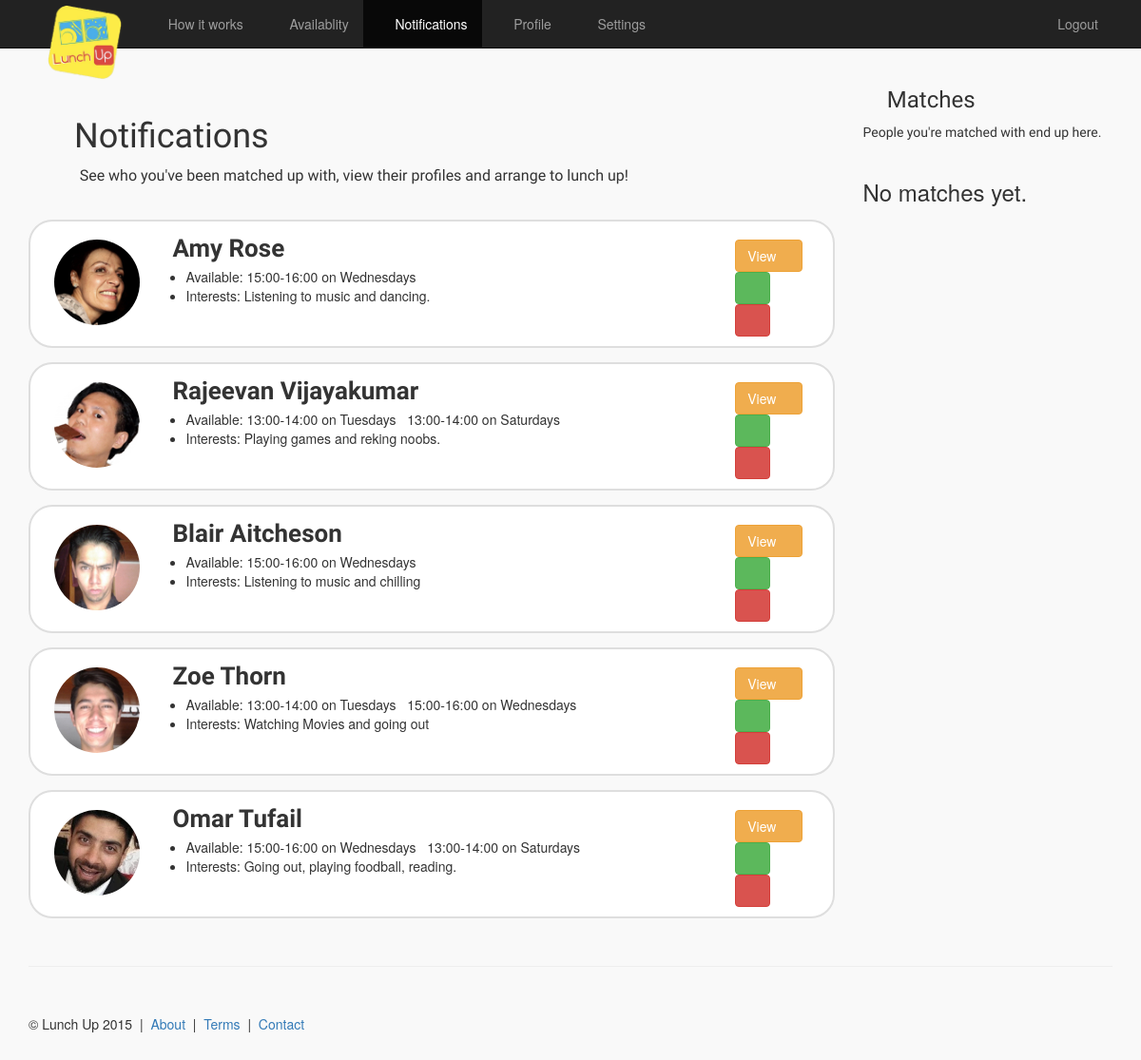
The app's page /notifications/ (signed in) with its own data.
### main/models.py (models this page shows)
class Notification(models.Model):
    userOne = models.ForeignKey(UserProfile, related_name='userone')
    userTwo = models.ForeignKey(UserProfile, related_name='usertwo')
    acceptedOne = models.BooleanField(default=False)
    acceptedTwo = models.BooleanField(default=False)
    available = models.ManyToManyField(TimeInterval)

class UserProfile(models.Model):
    user = models.OneToOneField(User)
    fullName = models.CharField(max_length=64)
    publicEmail = models.EmailField()
    availability = models.ManyToManyField(TimeInterval)
    interests = models.CharField(max_length=250)
    university = models.ForeignKey(University, blank=True, null=True)
    about = models.TextField(max_length=6000)
    picture = models.ImageField(upload_to='profile_images', blank=True)

class TimeInterval(models.Model):
    time = models.PositiveSmallIntegerField()
    day = models.CharField(max_length=10)

### main/views.py (the view)
# urls.py: url(r'^notifications/$', views.notifications, name='notifications'),
@login_required
def notifications(request):
    context_dict = {}
    try:
        context_dict['userprofile'] = UserProfile.objects.get(user=request.user)
        context_dict['notifications'] = \
            Notification.objects.filter((Q(userOne=context_dict['userprofile']) & Q(acceptedOne=False)) | (Q(userTwo=context_dict['userprofile']) & Q(acceptedTwo=False)))
        context_dict['matches'] = \
            Notification.objects.filter((Q(acceptedOne=True) & Q(acceptedTwo=True)) & (Q(userOne=context_dict['userprofile']) | Q(userTwo=context_dict['userprofile'])))
    except:
        pass
    return render(request, 'main/notifications.html', context_dict)

### templates/main/notifications.html (shortened to what this page needs)
{% extends 'base.html' %}
{% load staticfiles %}
{% block body_block %}
      <div class="row row-offcanvas row-offcanvas-right">
        <div class="col-xs-12 col-sm-9">
          <div class="jumbotron_two">
            <h1><span class="glyphicon glyphicon-exclamation-sign" aria-hidden="true"></span> <span class="font_styled">Notifications</span></h1>
            <p style="font-size:16px;" class="font_styled">&nbsp;&nbsp;&nbsp;&nbsp;&nbsp;&nbsp;&nbsp;&nbsp;&nbsp;&nbsp;&nbsp;See who you've been matched up with, view their profiles and arrange to lunch up!</p>
          </div>
          <div class="row" style="padding:15px;">
          {% if notifications %}
            {% for notif in notifications %}
                {% if notif.userOne == userprofile %}
                  <div class="col-md-12" style="border: 2px solid; border-radius: 25px; border-color: #dedede; margin-bottom:15px; padding:10px; background-color:#ffffff;">
                    <div class="col-md-1" style="margin:9px 30px 0 0;">
                        {% if notif.userTwo.picture %}
                            <img src="{{ notif.userTwo.picture.url }}" width="90" class="img-circle" />
                        {% else %}
                            <img src="{% static 'images/profile.jpg' %}" width="90" class="img-circle" />
                        {% endif %}
                    </div>
                    <div class="col-md-9">
                      <span style="font-size:26px; font-weight:bold;" class="font_styled">&nbsp;&nbsp;&nbsp;&nbsp;{{ notif.userTwo.fullName }}</span><br />
                      <ul><li>Available:
                          {% for timeint in notif.available.all %}
                            {{ timeint.time }}:00-{{ timeint.time|add:1 }}:00 on {{ timeint.day }}s&nbsp;&nbsp;
                          {% endfor %}
                      </li><li>Interests: {{ notif.userTwo.interests }}</li></ul>
                    </div>
                    <div class="col-md-1" style="margin:9px 30px 0 0;">
                      <a href="/profile/{{ notif.userTwo.user.id }}"><button type="button" class="btn btn-warning">View <span class="glyphicon glyphicon-chevron-right" aria-hidden="true"></span></button></a>
                      <button id="{{ notif.id }}y" type="button" class="btn btn-success"><span class="glyphicon glyphicon-ok" aria-hidden="true"></span></button>
                      <button id="{{ notif.id }}n" type="button" class="btn btn-danger"><span class="glyphicon glyphicon-remove" aria-hidden="true"></span></button>
                    </div>
                  </div>
                {% else %}
                  <div class="col-md-12" style="border: 2px solid; border-radius: 25px; border-color: #dedede; margin-bottom:15px; padding:10px; background-color:#ffffff;">
                    <div class="col-md-1" style="margin:9px 30px 0 0;">
                        {% if notif.userOne.picture %}
                            <img src="{{ notif.userOne.picture.url }}" width="90" class="img-circle" />
                        {% else %}
                            <img src="{% static 'images/profile.jpg' %}" width="90" class="img-circle" />
                        {% endif %}
                    </div>
                    <div class="col-md-9">
                      <span style="font-size:26px; font-weight:bold;" class="font_styled">&nbsp;&nbsp;&nbsp;&nbsp;{{ notif.userOne.fullName }}</span><br />
                      <ul><li>Available:
                          {% for timeint in notif.available.all %}
                            {{ timeint.time }}:00-{{ timeint.time|add:1 }}:00 on {{ timeint.day }}s&nbsp;&nbsp;
                          {% endfor %}
                      </li><li>Interests: {{ notif.userOne.interests }}</li></ul>
                    </div>
                    <div class="col-md-1" style="margin:9px 30px 0 0;">
                      <a href="/profile/{{ notif.userOne.user.id }}"><button type="button" class="btn btn-warning">View <span class="glyphicon glyphicon-chevron-right" aria-hidden="true"></span></button></a>
                      <button id="{{ notif.id }}y" type="button" class="btn btn-success"><span class="glyphicon glyphicon-ok" aria-hidden="true"></span></button>
                      <button id="{{ notif.id }}n" type="button" class="btn btn-danger"><span class="glyphicon glyphicon-remove" aria-hidden="true"></span></button>
                    </div>
                  </div>
                {% endif %}
            {% endfor %}
          {% else %}
          <h3>No notifications yet.</h3>
          {% endif %}
          </div>
        </div>
        <div class="col-xs-6 col-sm-3 sidebar-offcanvas" id="sidebar">
          <h3><span class="glyphicon glyphicon-comment" aria-hidden="true"></span> <span class="font_styled">Matches</span></h3><span class="font_styled">People you're matched with end up here.</span><br /><br />
          <div class="list-group">
          {% if matches %}
              {% for match in matches %}
                <span href="#" class="list-group-item" style="padding:15px;">
                {% if match.userOne.id == userprofile.id %}
                    {% if match.userTwo.picture %}
                        <img src="{{ match.userTwo.picture.url }}" width="90" class="img-circle" />
                    {% else %}
                        <img src="{% static 'images/profile.jpg' %}" width="90" class="img-circle" />
                    {% endif %}
                {% else %}
                    {% if match.userOne.picture %}
                        <img src="{{ match.userOne.picture.url }}" width="90" class="img-circle" />
                    {% else %}
                        <img src="{% static 'images/profile.jpg' %}" width="90" class="img-circle" />
                    {% endif %}
                {% endif %}
                {% for timeint in match.available.all %}
                    {{ timeint.time }}:00-{{ timeint.time|add:1 }}:00 on {{ timeint.day }}s&nbsp;&nbsp;
                {% endfor %}<br />&mdash;
                {% if match.userOne.id == userprofile.id %}
                    <a href="/profile/{{ match.userTwo.user.id }}">{{ match.userTwo.fullName }}</a>
                {% else %}
                    <a href="/profile/{{ match.userOne.user.id }}">{{ match.userOne.fullName }}</a>
                {% endif %}
                <button id="{{ match.id }}n" type="button" class="btn btn-danger btn-xs"><span class="glyphicon glyphicon-remove" aria-hidden="true"></span></button>
                </span>
              {% endfor %}
          {% else %}
            <h3>No matches yet.</h3>
          {% endif %}
          </div>
        </div>
      </div>
      <hr>
{% endblock %}

### templates/base.html (shortened to what this page needs)
<!DOCTYPE html>
<html lang="en">
  <head>
    {% load static %}
    <link href="http://getbootstrap.com/dist/css/bootstrap.min.css" rel="stylesheet">
    <link href="http://getbootstrap.com/examples/dashboard/dashboard.css" rel="stylesheet">
    <link href="http://vitalets.github.io/x-editable/assets/x-editable/bootstrap3-editable/css/bootstrap-editable.css" rel="stylesheet">
    <link href="http://vitalets.github.io/x-editable/assets/select2/select2.css" rel="stylesheet" type="text/css">
    <link href="http://vitalets.github.io/x-editable/assets/select2/select2-bootstrap.css" rel="stylesheet" type="text/css">
    <link href="{% static 'bootstrap/css/offcanvas.css' %}" rel="stylesheet">
    <link href="{% static '_css/custom.css' %}" rel="stylesheet">
  </head>
  <body>
   <nav class="navbar navbar-fixed-top navbar-inverse">
      <div class="container">
        <div class="navbar-header">
          <a class="navbar-brand" href="{% url 'how_it_works' %}"><img src="{% static 'images/lunch-up_logo_small.png' %}" width="78" style="margin-top:-10px; margin-left:20px;" /></a>
        </div>
        <div id="navbar" class="collapse navbar-collapse">
          <ul class="nav navbar-nav">
            {% url 'how_it_works' as url %}
            <li{% if request.path == url %} class="active" {% endif %}><a href="{{ url }}"><span class="glyphicon glyphicon-home" aria-hidden="true"></span>&nbsp;&nbsp;How it works</a></li>
            {% url 'avail' as url %}
            <li{% if request.path == url %} class="active" {% endif %}><a href="{{ url }}"><span class="glyphicon glyphicon-time" aria-hidden="true"></span>&nbsp;&nbsp;Availablity</a></li>
            {% url 'notifications' as url %}
            <li{% if request.path == url %} class="active" {% endif %}><a href="{{ url }}"><span class="glyphicon glyphicon-exclamation-sign" aria-hidden="true"></span>&nbsp;&nbsp;Notifications </a></li>
            {% url 'myprofile' as url %}
            <li{% if request.path == url %} class="active" {% endif %}><a href="{{ url }}"><span class="glyphicon glyphicon-user" aria-hidden="true"></span>&nbsp;&nbsp;Profile</a></li>
            {% url 'auth_password_change' as url %}
            <li{% if request.path == url %} class="active" {% endif %}><a href="{{ url }}"><span class="glyphicon glyphicon-cog" aria-hidden="true"></span>&nbsp;&nbsp;Settings</a></li>
          </ul>
          <ul class="nav navbar-nav pull-right">
            <li><a href="{% url 'auth_logout' %}"><span class="glyphicon glyphicon-log-out" aria-hidden="true"></span>&nbsp;&nbsp;Logout</a></li>
          </ul>
        </div>
      </div>
    </nav>
    <div class="container">
        {% block body_block %}{% endblock %}
        <footer>
            <p>&copy; Lunch Up 2015&nbsp;&nbsp;|&nbsp;&nbsp;<a href="{% url 'about' %}">About</a>&nbsp;&nbsp;|&nbsp;&nbsp;<a href="#">Terms</a>&nbsp;&nbsp;|&nbsp;&nbsp;<a href="#">Contact</a></p>
        </footer>
    </div>
  </body>
</html>

### static/_css/custom.css (style rules this page uses)
body { background-color: #f9f9f9; }
.jumbotron_two { margin-top:20px; padding:10px; }
.font_styled { font-family: 'Ubuntu'; }

### records on screen
Notification: userTwo.picture (picture), userTwo.fullName "Amy Rose", userTwo.interests "Listening to music and dancing."
TimeInterval: time "15", time|add "16", day "Wednesday"
Notification: userTwo.picture (picture), userTwo.fullName "Rajeevan Vijayakumar", userTwo.interests "Playing games and reking noobs."
TimeInterval: time "13", time|add "14", day "Tuesday"
TimeInterval: time "13", time|add "14", day "Saturday"
Notification: userTwo.picture (picture), userTwo.fullName "Blair Aitcheson", userTwo.interests "Listening to music and chilling"
Notification: userTwo.picture (picture), userTwo.fullName "Zoe Thorn", userTwo.interests "Watching Movies and going out"
Notification: userOne.picture (picture), userOne.fullName "Omar Tufail", userOne.interests "Going out, playing foodball, reading."
